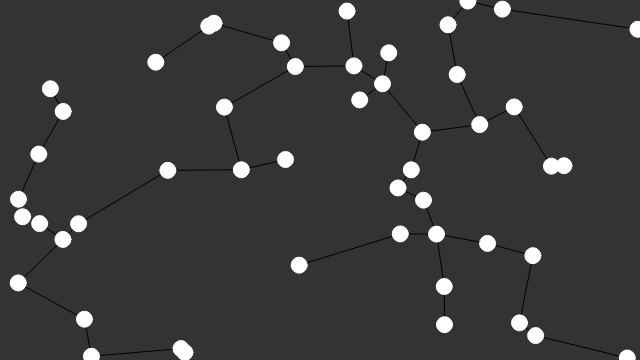
Frame 1 (no input)
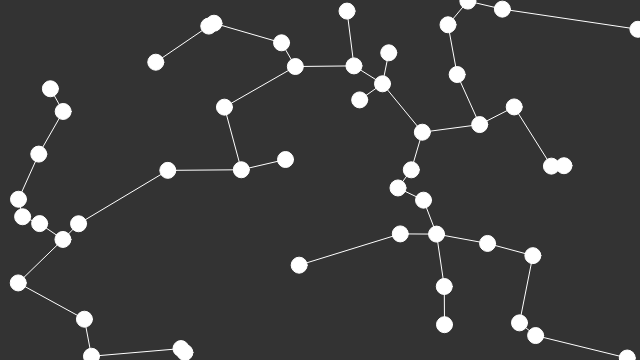
Frame 60 (no input)
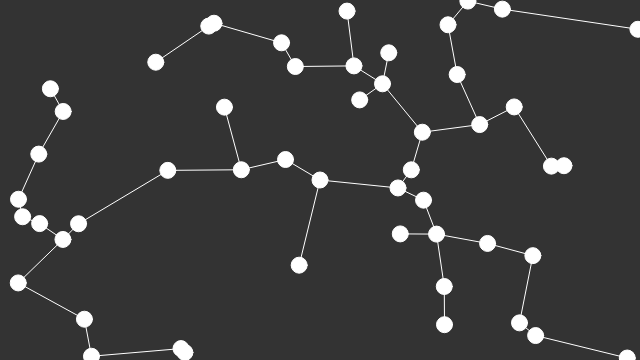
Frame 120 (the mouse pressed at the canvas centre since frame 60)

The p5.js sketch that drew these frames (run headless with seeded random() and noise() and a simulated clock; from frame 60 on, the mouse is pressed at the canvas centre):

// p5.js sketch
// ── sketch.js
// prims algorithm -- shortest path to points
// minimum spanning tree

let vertices = [];

function setup() {
  createCanvas(640, 360);
	for (let i = 0; i < 50; i++) {
		let v = createVector(random(width), random(height));
		vertices.push(v);
	}

}



function mousePressed() {
  let v = createVector(mouseX, mouseY);
  vertices.push(v);
}

function draw() {
  background(51);

  let reached = [];
  let unreached = [];

  for (let i = 0; i < vertices.length; i++) {
    unreached.push(vertices[i]);
  }

  reached.push(unreached[0]);
  unreached.splice(0, 1);

  while (unreached.length > 0) {
    let record = 100000;
		let rIndex;
		let uIndex;
    for (i = 0; i < reached.length; i++) {

      for (let j = 0; j < unreached.length; j++) {
        let v1 = reached[i];
        let v2 = unreached[j];
        let d = dist(v1.x, v1.y, v2.x, v2.y);

        if (d < record) {
          record = d;
					rIndex = i;
					uIndex = j;
        }
      }
    }
		line(reached[rIndex].x, reached[rIndex].y, unreached[uIndex].x, unreached[uIndex].y)

		reached.push(unreached[uIndex]);
		unreached.splice(uIndex, 1);


  }


  for (let i = 0; i < vertices.length; i++) {
    fill(255);
    stroke(255);
    ellipse(vertices[i].x, vertices[i].y, 16, 16);
  }


}
